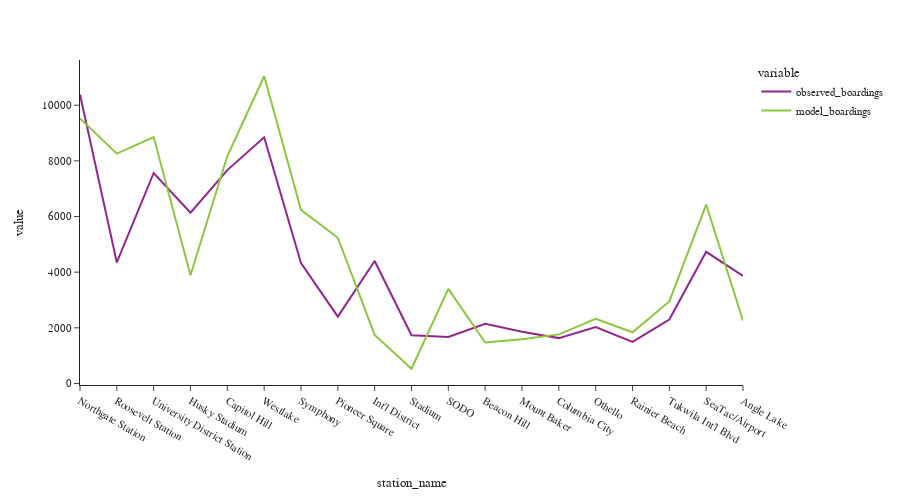

Notebook cell for this chart:
### Code cell
fig = px.line(line_1_df[['observed_boardings','model_boardings']])
fig.update_layout(height=500, width=900, font=dict(size=11),
                  yaxis_tickformat = '.00f')
fig.show()

### Figure 1 — Plotly figure (JSON) as saved in the notebook; plotly's stock layout.template omitted (floating-point values rounded to 4 significant figures)
{"data": [{"hovertemplate": "variable=observed_boardings<br>station_name=%{x}<br>value=%{y}<extra></extra>", "legendgroup": "observed_boardings", "line": {"color": "#91268F", "dash": "solid"}, "marker": {"symbol": "circle"}, "mode": "lines", "name": "observed_boardings", "orientation": "v", "showlegend": true, "type": "scatter", "x": ["Northgate Station", "Roosevelt Station", "University District Station", "Husky Stadium", "Capitol Hill", "Westlake", "Symphony", "Pioneer Square", "Int'l District", "Stadium", "SODO", "Beacon Hill", "Mount Baker", "Columbia City", "Othello", "Rainier Beach", "Tukwila Int'l Blvd", "SeaTac/Airport", "Angle Lake"], "xaxis": "x", "y": [10380.0, 4349.0, 7563.0, 6134.0, 7667.0, 8845.0, 4324.0, 2400.0, 4399.0, 1731.0, 1669.0, 2147.0, 1861.0, 1630.0, 2030.0, 1495.0, 2298.0, 4731.0, 3865.0], "yaxis": "y"}, {"hovertemplate": "variable=model_boardings<br>station_name=%{x}<br>value=%{y}<extra></extra>", "legendgroup": "model_boardings", "line": {"color": "#8CC63E", "dash": "solid"}, "marker": {"symbol": "circle"}, "mode": "lines", "name": "model_boardings", "orientation": "v", "showlegend": true, "type": "scatter", "x": ["Northgate Station", "Roosevelt Station", "University District Station", "Husky Stadium", "Capitol Hill", "Westlake", "Symphony", "Pioneer Square", "Int'l District", "Stadium", "SODO", "Beacon Hill", "Mount Baker", "Columbia City", "Othello", "Rainier Beach", "Tukwila Int'l Blvd", "SeaTac/Airport", "Angle Lake"], "xaxis": "x", "y": [9522.0, 8257.0, 8854.0, 3888.0, 8171.0, 11040.0, 6239.0, 5235.0, 1745.0, 528.9, 3400.0, 1474.0, 1590.0, 1763.0, 2319.0, 1840.0, 2949.0, 6430.0, 2253.0], "yaxis": "y"}], "layout": {"font": {"size": 11}, "height": 500, "legend": {"title": {"text": "variable"}, "tracegroupgap": 0}, "margin": {"t": 60}, "width": 900, "xaxis": {"anchor": "y", "domain": [0, 1], "title": {"text": "station_name"}}, "yaxis": {"anchor": "x", "domain": [0, 1], "tickformat": ".00f", "title": {"text": "value"}}}}
